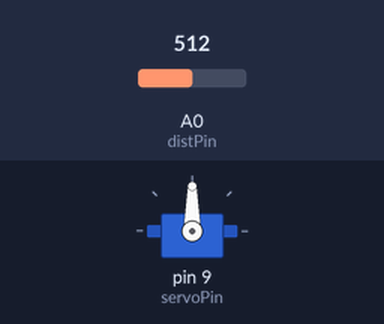
A sketch run on a simulated Arduino Uno, built with avr-gcc and run on an emulated ATmega328P. Shown: servo. Inputs (shaded band) come from the test bench; at power-on: A0 (distPin) = 512.

Above: at 1.2 s.
1.3 s: A0 (distPin) set to 716
At 1.9 s:
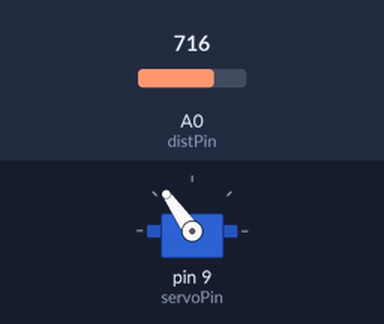
2.8 s: A0 (distPin) set to 900
At 3.1 s:
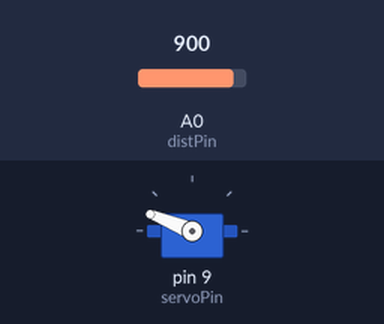
4.3 s: A0 (distPin) set to 1023
At 5.4 s:
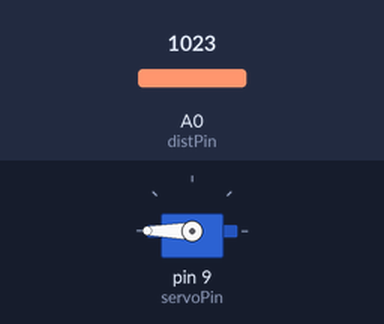
5.8 s: A0 (distPin) set to 306
At 6.5 s:
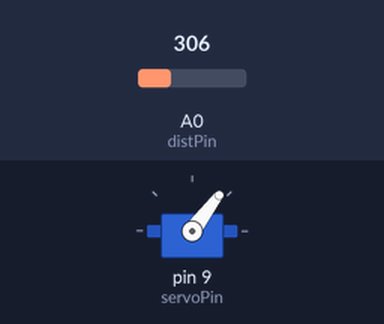
7.3 s: A0 (distPin) set to 122
At 7.7 s:
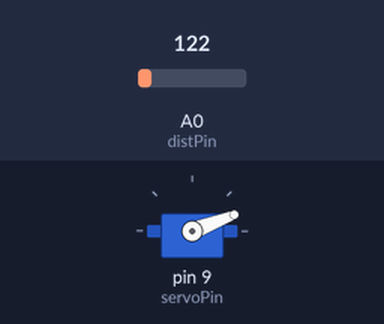
Timing chart, 0 to 9.8 s (numbered marks = the images above; inputs shaded):
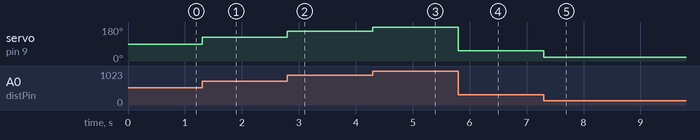

The sketch:

ir_servo_control.ino
```cpp
//Controls a Servo Motor using the info from an IR Distance Sensor

//Include Servo Library
#include <Servo.h>

//Define Pins
int servoPin = 9;
int distPin = 0;

//Create Servo Object
Servo myServo;

void setup()
{

  //Attaches the Servo to our object
  myServo.attach(servoPin);
}

void loop()
{
  //Read the Distance Sensor and adjust values
  int dist = analogRead(distPin);
  int pos = map(dist, 0, 1023, 0, 180);

  //Turn the servo
  myServo.write(pos);

}
```

Measured:
- after the input at 1.3 s, servo on pin 9 (servoPin): 90° → 125° at once
- after the input at 2.8 s, servo on pin 9 (servoPin): 125° → 158° at once
- after the input at 4.3 s, servo on pin 9 (servoPin): 158° → 180° at once
- after the input at 5.8 s, servo on pin 9 (servoPin): 180° → 53° at once
- after the input at 7.3 s, servo on pin 9 (servoPin): 53° → 21° at once
